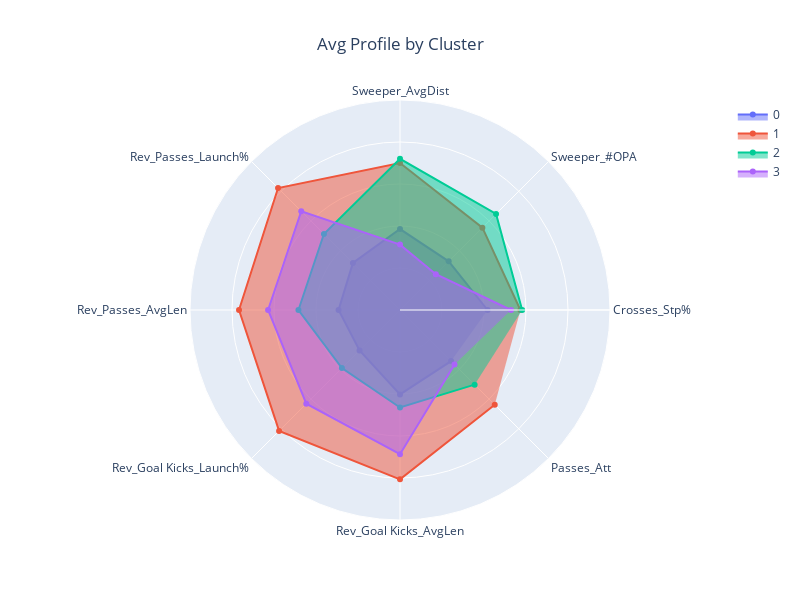

The code cell stored with this chart in its notebook:
### Code cell
fig = utils.plot_radar(player_dict=cluster_dict, categories=final_metrics, title='Avg Profile by Cluster', value='Statistics')

### Figure 1 — Plotly figure (JSON) as saved in the notebook; plotly's stock layout.template omitted (floating-point values rounded to 4 significant figures)
{"data": [{"fill": "toself", "name": "0", "r": [0.417, 0.3277, 0.3854, 0.3171, 0.2926, 0.2724, 0.402, 0.3439], "theta": ["Crosses_Stp%", "Sweeper_#OPA", "Sweeper_AvgDist", "Rev_Passes_Launch%", "Rev_Passes_AvgLen", "Rev_Goal Kicks_Launch%", "Rev_Goal Kicks_AvgLen", "Passes_Att"], "type": "scatterpolar"}, {"fill": "toself", "name": "1", "r": [0.5733, 0.5547, 0.7, 0.8212, 0.7666, 0.8142, 0.8063, 0.638], "theta": ["Crosses_Stp%", "Sweeper_#OPA", "Sweeper_AvgDist", "Rev_Passes_Launch%", "Rev_Passes_AvgLen", "Rev_Goal Kicks_Launch%", "Rev_Goal Kicks_AvgLen", "Passes_Att"], "type": "scatterpolar"}, {"fill": "toself", "name": "2", "r": [0.5816, 0.6468, 0.7199, 0.5123, 0.4836, 0.3912, 0.4642, 0.5026], "theta": ["Crosses_Stp%", "Sweeper_#OPA", "Sweeper_AvgDist", "Rev_Passes_Launch%", "Rev_Passes_AvgLen", "Rev_Goal Kicks_Launch%", "Rev_Goal Kicks_AvgLen", "Passes_Att"], "type": "scatterpolar"}, {"fill": "toself", "name": "3", "r": [0.5284, 0.2412, 0.3114, 0.665, 0.6281, 0.631, 0.6864, 0.3671], "theta": ["Crosses_Stp%", "Sweeper_#OPA", "Sweeper_AvgDist", "Rev_Passes_Launch%", "Rev_Passes_AvgLen", "Rev_Goal Kicks_Launch%", "Rev_Goal Kicks_AvgLen", "Passes_Att"], "type": "scatterpolar"}], "layout": {"height": 600, "polar": {"radialaxis": {"range": [0, 1], "showticklabels": false, "visible": true}}, "showlegend": true, "title": {"text": "Avg Profile by Cluster", "x": 0.5}, "width": 800}}
